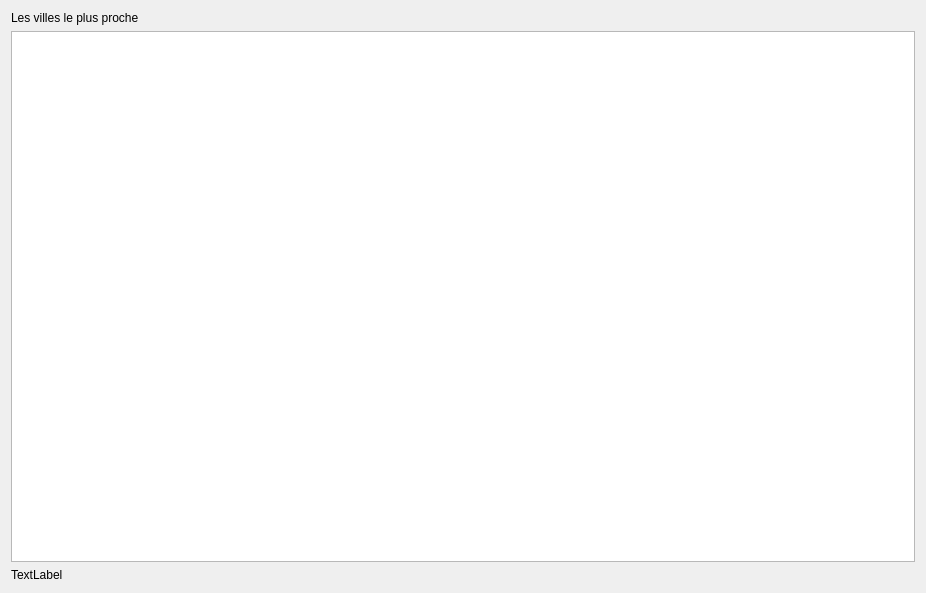
<?xml version="1.0" encoding="UTF-8"?>
<ui version="4.0">
 <class>CitiesWidget</class>
 <widget class="QWidget" name="CitiesWidget">
  <property name="geometry">
   <rect>
    <x>0</x>
    <y>0</y>
    <width>926</width>
    <height>593</height>
   </rect>
  </property>
  <property name="windowTitle">
   <string>Form</string>
  </property>
  <layout class="QGridLayout" name="gridLayout_2">
   <item row="0" column="0">
    <layout class="QGridLayout" name="gridLayout">
     <item row="0" column="0">
      <widget class="QLabel" name="headerLabel">
       <property name="text">
        <string>Les villes le plus proche</string>
       </property>
      </widget>
     </item>
     <item row="1" column="0">
      <widget class="QTableWidget" name="tableWidget"/>
     </item>
     <item row="2" column="0">
      <widget class="QLabel" name="footerLabel">
       <property name="text">
        <string>TextLabel</string>
       </property>
      </widget>
     </item>
    </layout>
   </item>
  </layout>
 </widget>
 <resources/>
 <connections/>
</ui>
